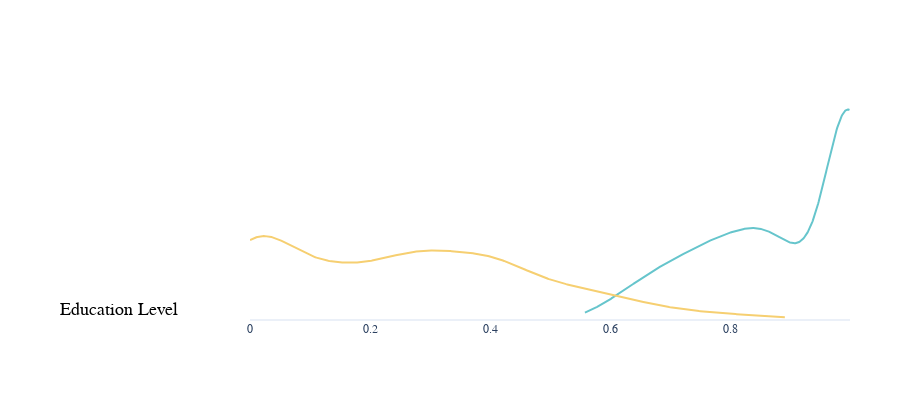

Notebook code cell kept with this figure:
### Code cell
# plot MV and LV graphs
from plotly.tools import FigureFactory as ff
from PIL import Image
from plotly.subplots import make_subplots

if group_to_plot == 'both':
    
    x1 = cities[variable][cities['city'] == city][cities['kmodes'].isin([LV])].fillna(0)
    x2 = cities[variable][cities['city'] == city][cities['kmodes'].isin([MV])].fillna(0)
    
    hist_data = [x1, x2]

    group_labels = [f'Group {LV}', f'Group {MV}']
    
    colors = px.colors.qualitative.Pastel
    
else:
    x2 = cities[variable][cities['city'] == city][cities['kmodes'].isin([group_to_plot])].fillna(0)
    
    hist_data = [x2]

    group_labels = [f'Group {group_to_plot}']

    colors = [px.colors.qualitative.Pastel[group_to_plot-1]]

# Create distplot with curve_type set to 'normal'
fig = ff.create_distplot(hist_data, colors = colors, 
                         group_labels=group_labels,show_hist=False, 
                         show_rug=False, histnorm = 'probability')

# Add title
fig.update_layout(#title = {'text':city, 'xanchor': 'left','yanchor': 'bottom', 'y':0.07,'x':0.09, 
                  #         'font': dict(family="Georgia", size=30, color="black")},
                  margin=dict(l=250, r=50,),
                  template = "plotly_white", showlegend=False, width=900, height=400,autosize=False,
                  font=dict(family="Helvetica", size=12), hoverlabel=dict(font_family="Helvetica"),
                  xaxis={'showgrid': False, 'zeroline':False, 'showticklabels': True}, 
                  yaxis={'showgrid': False, 'zeroline':True, 'showticklabels': False},
#                   shapes= [{'line': {#'color': 'grey', 
#                                      'dash': 'dot', 'width': 1},
#                                      'type': 'line',
#                                      'x0': np.median([hist_data[1]]),
#                                      'x1': np.median([hist_data[1]]),
#                                      'xref': 'x',
#                                      'y0': 0,
#                                      'y1': 0.954,
#                                      'yref': 'paper'},],
                  #Annotations
                 annotations=[
#                      dict(x=np.median([hist_data[1]]),
#                                     y=1.1,
#                                     xref='x',
#                                     yref='paper',
#                                     text="Accessibility Score: "+ str(round(np.median([hist_data[1]]), 1)),
#                                     showarrow=True,
#                                     arrowhead=7,
#                                     ax=1,
#                                     ay=1,
# #                                     axref='paper',
# #                                     ayref='paper'
#                             ), 
                             dict(x=-0.22,
                                    y=0.05,
                                    xref='paper',
                                    yref='paper',
                                    text=variable_name,
                                    font=dict(family="Georgia", size=18, color="black"),
                                    showarrow=True,
                                    arrowhead=7,
                                    ax=1,
                                    ay=1,)]
)

fig.update_yaxes(zerolinewidth=2)
fig.update_xaxes(tickvals=[0, 0.2, 0.4, 0.6, 0.8], range=[0, 1])

if variable in ['accessibil_wz','Minority_log', 'education_log']:
    fig.update_xaxes(tickvals=[], range=[0, 1])
    fig.update_yaxes(zerolinewidth=1)
fig.update_yaxes(range=[0, 5])

# fig.add_layout_image(
#     dict(
#         source=img,
#         xref="paper", yref="paper",
#         x=0.5, y=1,
#         sizex=1, sizey=1,
#         xanchor="center", yanchor="top"
#     )
# )

fig.show()
# fig.write_image(f"../../reports/access_metrics/graphs/{city_initials}_{geom_type}_{variable}_{group_to_plot}.png", scale=5)

### Figure 1 — Plotly figure (JSON) as saved in the notebook; plotly's stock layout.template omitted (floating-point values rounded to 4 significant figures; data arrays with more than 128 entries replaced by an {"elided": "..."} marker saying what was removed)
{"data": [{"legendgroup": "Group 2", "marker": {"color": "rgb(102, 197, 204)"}, "mode": "lines", "name": "Group 2", "showlegend": true, "type": "scatter", "x": {"elided": "500 float values"}, "xaxis": "x", "y": {"elided": "500 float values"}, "yaxis": "y"}, {"legendgroup": "Group 4", "marker": {"color": "rgb(246, 207, 113)"}, "mode": "lines", "name": "Group 4", "showlegend": true, "type": "scatter", "x": {"elided": "500 float values"}, "xaxis": "x", "y": {"elided": "500 float values"}, "yaxis": "y"}], "layout": {"annotations": [{"arrowhead": 7, "ax": 1, "ay": 1, "font": {"color": "black", "family": "Georgia", "size": 18}, "showarrow": true, "text": "Education Level", "x": -0.22, "xref": "paper", "y": 0.05, "yref": "paper"}], "autosize": false, "barmode": "overlay", "font": {"family": "Helvetica", "size": 12}, "height": 400, "hoverlabel": {"font": {"family": "Helvetica"}}, "hovermode": "closest", "legend": {"traceorder": "reversed"}, "margin": {"l": 250, "r": 50}, "showlegend": false, "width": 900, "xaxis": {"anchor": "y2", "domain": [0, 1], "range": [0, 1], "showgrid": false, "showticklabels": true, "tickvals": [0, 0.2, 0.4, 0.6, 0.8], "type": "linear", "zeroline": false}, "yaxis": {"anchor": "free", "domain": [0, 1], "position": 0, "range": [0, 5], "showgrid": false, "showticklabels": false, "type": "linear", "zeroline": true, "zerolinewidth": 2}}}
